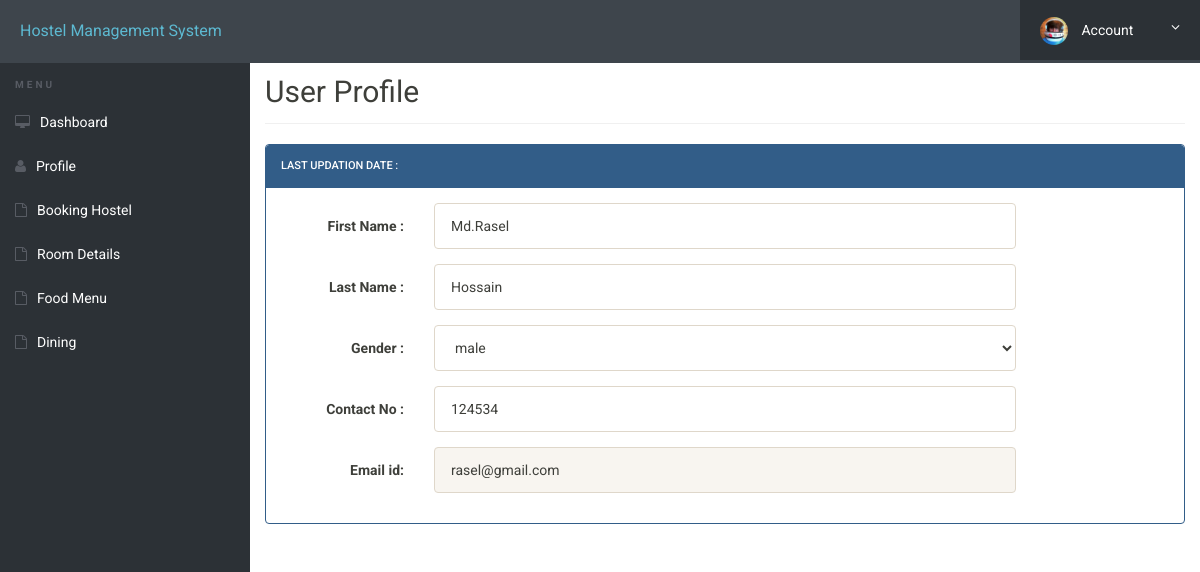
The page /my-profile.php (signed in) on the database its author committed.
### tables this page shows
CREATE TABLE `userregistration` (
  `id` int(11) NOT NULL,
  `firstName` varchar(255) NOT NULL,
  `lastName` varchar(255) NOT NULL,
  `gender` varchar(255) NOT NULL,
  `contactNo` bigint(20) NOT NULL,
  `email` varchar(255) NOT NULL,
  `password` varchar(255) NOT NULL,
  `regDate` timestamp NOT NULL DEFAULT CURRENT_TIMESTAMP
);

### my-profile.php (the view, shortened to what this page needs)
<?php
include('includes/config.php');
?>
<!doctype html>
<html lang="en" class="no-js">
<head>
	<link rel="stylesheet" href="css/font-awesome.min.css">
	<link rel="stylesheet" href="css/bootstrap.min.css">
	<link rel="stylesheet" href="css/dataTables.bootstrap.min.css">>
	<link rel="stylesheet" href="css/bootstrap-social.css">
	<link rel="stylesheet" href="css/bootstrap-select.css">
	<link rel="stylesheet" href="css/fileinput.min.css">
	<link rel="stylesheet" href="css/awesome-bootstrap-checkbox.css">
	<link rel="stylesheet" href="css/style.css">
</head>
<body>
	<?php include('includes/header.php');?>
	<div class="ts-main-content">
		<?php include('includes/sidebar.php');?>
		<div class="content-wrapper">
			<div class="container-fluid">
	<!--	<?php
$aid=$_SESSION['id'];
	$ret="select * from userregistration where id=?";
		$stmt= $mysqli->prepare($ret) ;
	 $stmt->bind_param('i',$aid);
	 $stmt->execute() ;
	 $res=$stmt->get_result();
	   while($row=$res->fetch_object())
	  {
	  	?>	 -->
				<div class="row">
					<div class="col-md-12">
						<h2 class="page-title">User&nbsp;Profile </h2>
						<div class="row">
							<div class="col-md-12">
								<div class="panel panel-primary">
									<div class="panel-heading">
Last Updation date :
</div>
<div class="panel-body">
<form method="post" action="" name="registration" class="form-horizontal" onSubmit="return valid();">
<div class="form-group">
<label class="col-sm-2 control-label">First Name : </label>
<div class="col-sm-8">
<input type="text" name="fname" id="fname"  class="form-control" value="<?php echo $row->firstName;?>"   required="required" >
</div>
</div>
<div class="form-group">
<label class="col-sm-2 control-label">Last Name : </label>
<div class="col-sm-8">
<input type="text" name="lname" id="lname"  class="form-control" value="<?php echo $row->lastName;?>" required="required">
</div>
</div>
<div class="form-group">
<label class="col-sm-2 control-label">Gender : </label>
<div class="col-sm-8">
<select name="gender" class="form-control" required="required">
<option value="<?php echo $row->gender;?>"><?php echo $row->gender;?></option>
</select>
</div>
</div>
<div class="form-group">
<label class="col-sm-2 control-label">Contact No : </label>
<div class="col-sm-8">
<input type="text" name="contact" id="contact"  class="form-control" maxlength="10" value="<?php echo $row->contactNo;?>" required="required">
</div>
</div>
<div class="form-group">
<label class="col-sm-2 control-label">Email id: </label>
<div class="col-sm-8">
<input type="email" name="email" id="email"  class="form-control" value="<?php echo $row->email;?>" readonly>
</div>
</div>
<?php } ?>
</form>
									</div>
									</div>
								</div>
							</div>
						</div>
							</div>
						</div>
					</div>
				</div>
</body>
</html>

### css/style.css (style rules this page uses)
html { font-size: 14px; }
@media only screen and (min-width: 480px) { html { font-size: 17px; } }
@media only screen and (min-width: 768px) { html { font-size: 14px; } }
body { font-size: 1em; }
.panel { overflow: hidden; }
.page-title { padding-bottom: 15px; margin-bottom: 20px; border-bottom: 1px solid #f0f0f0; }
.ts-main-content .content-wrapper { padding-top: 15px; margin-top: 20px; }
@media only screen and (min-width: 992px) { .ts-main-content .content-wrapper { margin-left: 250px; } }

### rows shown on the page
userregistration: fname "Md.Rasel", lname "Hossain", gender "male", contact "124534", email "rasel@gmail.com"
